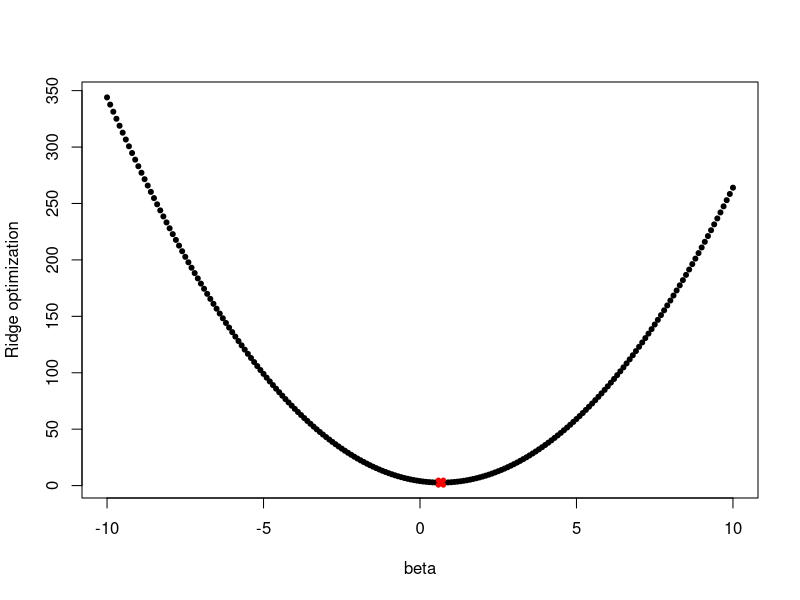
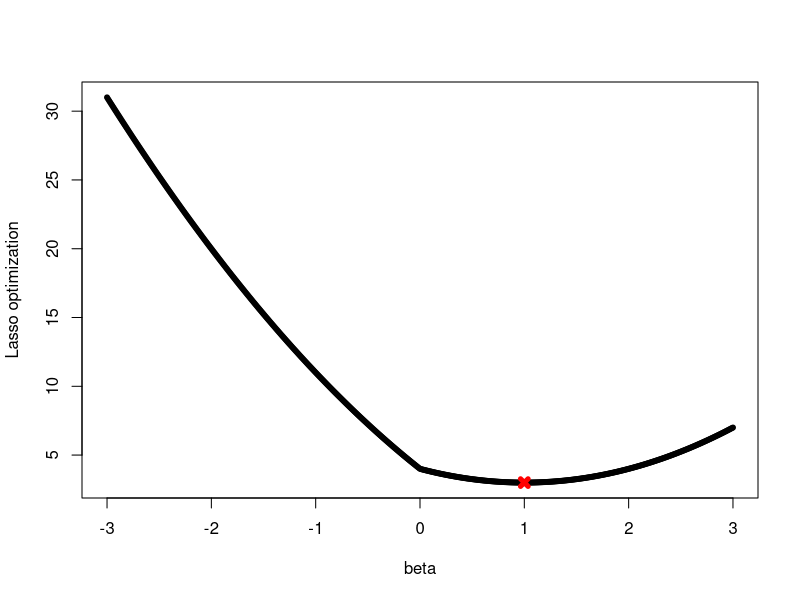

The R script that drew these images, in order:
## ---- chunk 1
y = 2
lambda = 2
betas = seq(-10, 10, 0.1)
func = (y - betas)^2 + lambda * betas^2
plot(betas, func, pch=20, xlab="beta", ylab="Ridge optimization")
est.beta = y / (1+lambda)
est.func = (y - est.beta)^2 + lambda * est.beta^2
points(est.beta, est.func, col="red", pch=4, lwd=5, cex=est.beta)
## ---- chunk 2
y = 2
lambda = 2
betas = seq(-3, 3, 0.01)
func = (y - betas)^2 + lambda * abs(betas)
plot(betas, func, pch=20, xlab="beta", ylab="Lasso optimization")
est.beta = y - lambda / 2
est.func = (y - est.beta)^2 + lambda * abs(est.beta)
points(est.beta, est.func, col="red", pch=4, lwd=5, cex=est.beta)
